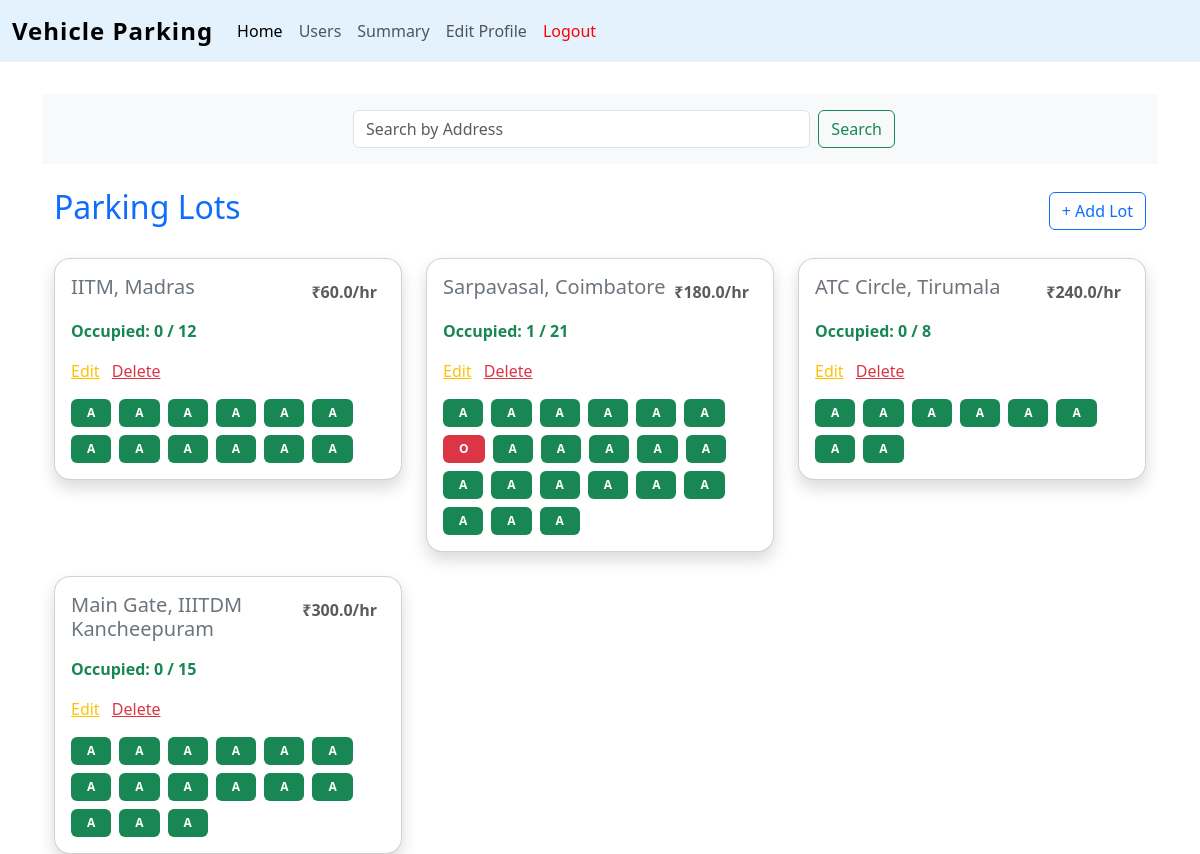
The page /admin_dashboard (signed in) on the database as committed earlier.
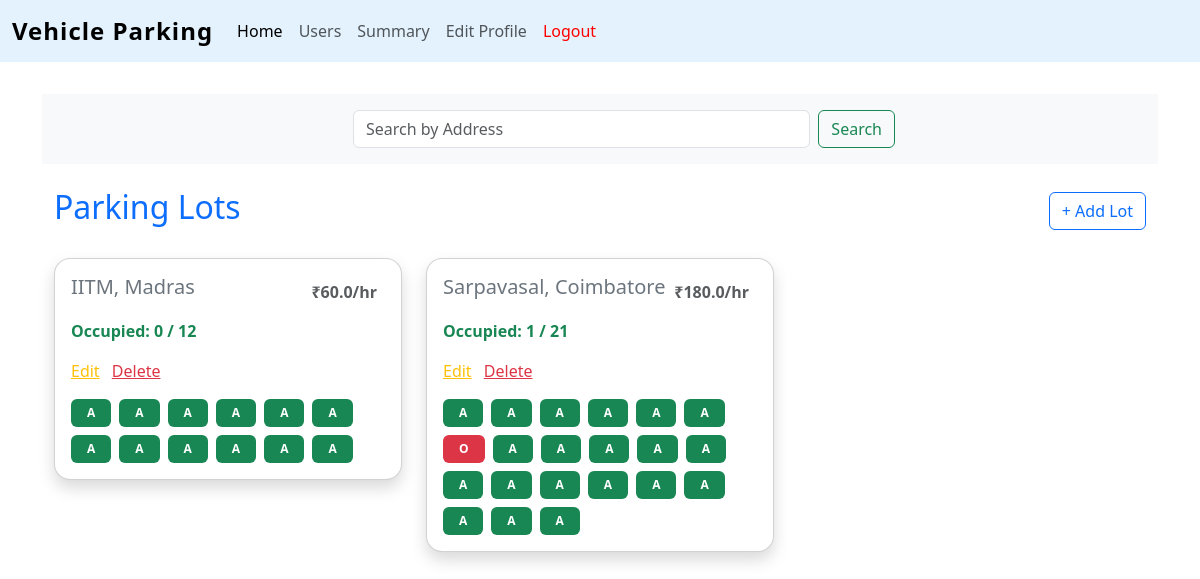
The same page on the database as committed later.
### controllers/models.py (models this page shows)
class parking_lot(db.Model):
    id = db.Column(db.Integer, primary_key=True)
    location_name = db.Column(db.String(100), nullable=False)
    max_spots = db.Column(db.Integer,nullable=True)
    available_spots = db.Column(db.Integer, nullable=True)
    price = db.Column(db.Float,nullable=False)
    address = db.Column(db.String(200),nullable=False)
    pincode = db.Column(db.String(10),nullable=True)
    spots = db.relationship('parking_spot')

class parking_spot(db.Model):
    id = db.Column(db.Integer,primary_key=True)
    parking_lot_id = db.Column(db.Integer,db.ForeignKey('parking_lot.id'),nullable=False)
    status = db.Column(db.String(20),nullable=False)
    reserve_parking_spot = db.relationship('reserve_parking_spot')
    lot = db.relationship('parking_lot')

### controllers/routes.py (the view)
@app.route('/admin_dashboard')
def admin_dashboard():
    if 'username' not in session or not session.get('is_admin'):
        flash("Access denied. Admins only.", "danger")
        return redirect(url_for('login'))
    lots = parking_lot.query.all()
    return render_template('admin_dashboard.html', parking_lots=lots)

### templates/admin_dashboard.html (shortened to what this page needs)
{% extends 'layout.html' %}
{% block content %}
<div class="container-fluid bg-light p-3 mb-4">
    <center>
      <form action = "{{url_for('search_parking_lots')}}" method = "POST" class="d-flex ms-5 col-6" role="search">
        <input class="form-control me-2" type="search" name="search_query" placeholder="Search by Address" aria-label="Search" />
        <button class="btn btn-outline-success" type="submit">Search</button>
      </form>
</div>
<div class="container mt-4">
  <div class="d-flex justify-content-between align-items-center mb-4">
    <h2 class="text-primary">Parking Lots</h2>
    <button class="btn btn-outline-primary" data-bs-toggle="collapse" data-bs-target="#addLotForm">
      + Add Lot
    </button>
  </div>
  <div class="row g-4">
    {% for lot in parking_lots %}
    <div class="col-md-4">
      <div class="card shadow rounded-4">
        <div class="card-body">
          <div class="d-flex justify-content-between mb-2">
            <h5 class="card-title text-secondary">{{ lot.location_name }}, {{ lot.address}}</h5>
            <div><h6 class="card-subtitle text-muted fw-bold m-2">₹{{ lot.price }}/hr</h6></div>
          </div>
          <p class="text-success fw-bold">
            Occupied:
            {{ lot.spots | selectattr("status", "equalto", "occupied") | list | length }}
            / {{ lot.max_spots }}
          </p>
          <div>
              <a href="{{url_for('edit_parking_lot', lot_id=lot.id)}}" class="text-warning me-2">Edit</a>
              <a href="{{url_for('delete_parking_lot', lot_id=lot.id)}}" class="text-danger">Delete</a>
            </div>
          <div class="d-flex flex-wrap gap-2 mt-3">
            {% for spot in lot.spots %}
              {% if spot.status == 'occupied' %}
                <a href="{{url_for('spot_details',lot_id=lot.id,spot_id=spot.id)}}"><span class="badge bg-danger px-3 py-2">O</span></a>
              {% elif spot.status == 'available'  %}
                <a href="{{url_for('spot_details',lot_id=lot.id,spot_id=spot.id)}}"><span class="badge bg-success px-3 py-2">A</span></a>
              {% endif %}
            {% endfor %}
          </div>
        </div>
      </div>
    </div>
    {% endfor %}
  </div>
</div>
{% endblock %}

Rows that differ between the two databases and show on the page:
removed parking_lot: location_name "ATC Circle", address "Tirumala", price "240.0", spots|selectattr "0", max_spots "8"
removed parking_lot: location_name "Main Gate", address "IIITDM Kancheepuram", price "300.0", spots|selectattr "0", max_spots "15"
